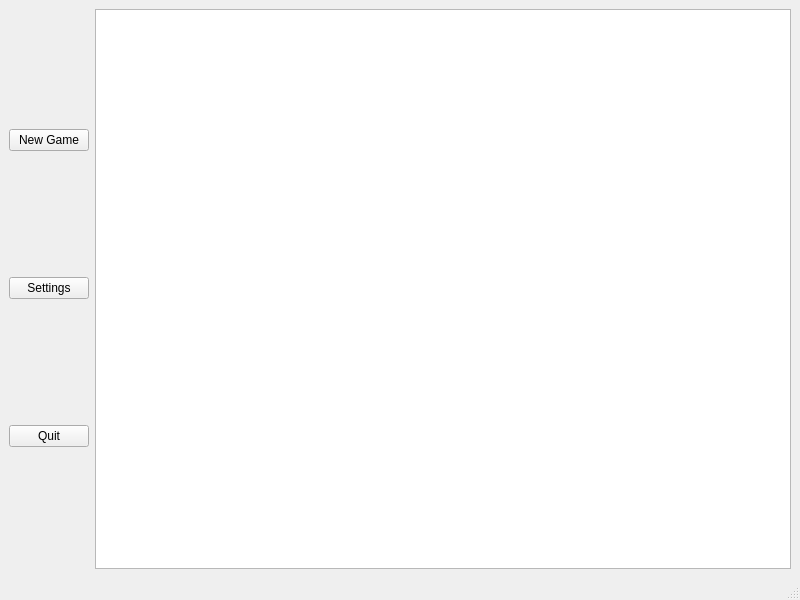
<?xml version="1.0" encoding="UTF-8"?>
<ui version="4.0">
 <class>MainWindow</class>
 <widget class="QMainWindow" name="MainWindow">
  <property name="geometry">
   <rect>
    <x>0</x>
    <y>0</y>
    <width>800</width>
    <height>600</height>
   </rect>
  </property>
  <property name="windowTitle">
   <string>Go game</string>
  </property>
  <widget class="QWidget" name="centralwidget">
   <layout class="QHBoxLayout" name="horizontalLayout">
    <item>
     <layout class="QVBoxLayout" name="verticalLayout">
      <item>
       <widget class="QPushButton" name="new_game_button">
        <property name="text">
         <string>New Game</string>
        </property>
       </widget>
      </item>
      <item>
       <widget class="QPushButton" name="settings_button">
        <property name="text">
         <string>Settings</string>
        </property>
       </widget>
      </item>
      <item>
       <widget class="QPushButton" name="quit_button">
        <property name="text">
         <string>Quit</string>
        </property>
       </widget>
      </item>
     </layout>
    </item>
    <item>
     <layout class="QGridLayout" name="gridLayout">
      <item row="2" column="0">
       <widget class="QGraphicsView" name="graphics_view"/>
      </item>
     </layout>
    </item>
   </layout>
  </widget>
  <widget class="QMenuBar" name="menubar">
   <property name="geometry">
    <rect>
     <x>0</x>
     <y>0</y>
     <width>800</width>
     <height>22</height>
    </rect>
   </property>
  </widget>
  <widget class="QStatusBar" name="statusbar"/>
 </widget>
 <resources/>
 <connections/>
</ui>
